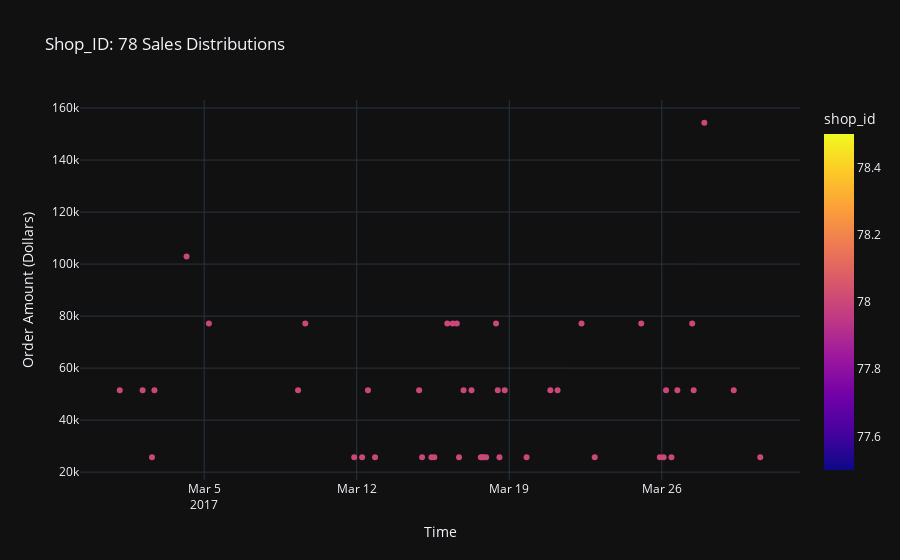

The notebook cell this image was saved under:
### Code cell
# shop id 78
df_shop_78 = data[data['shop_id'] == 78]
fig = px.scatter(df_shop_78, x="created_at",
                 y="order_amount",
                 color="shop_id",log_x=False,
                 size_max=50, template="plotly_dark",
                 hover_data=["payment_method", "total_items"],
                 labels={
                     "created_at": "Time",
                     "order_amount": "Order Amount (Dollars)",
                 },
                 title="Shop_ID: 78 Sales Distributions" )
fig.show()

### Figure 1 — Plotly figure (JSON) as saved in the notebook; plotly's stock layout.template omitted (floating-point values rounded to 4 significant figures)
{"data": [{"customdata": [["credit_card", 1], ["debit", 2], ["cash", 2], ["cash", 2], ["cash", 2], ["debit", 6], ["debit", 1], ["debit", 1], ["credit_card", 1], ["credit_card", 3], ["cash", 1], ["cash", 1], ["credit_card", 1], ["cash", 2], ["credit_card", 1], ["cash", 2], ["debit", 4], ["cash", 2], ["debit", 2], ["cash", 1], ["debit", 3], ["debit", 3], ["cash", 1], ["debit", 2], ["cash", 2], ["debit", 3], ["debit", 1], ["cash", 1], ["credit_card", 2], ["credit_card", 1], ["cash", 2], ["debit", 3], ["debit", 1], ["credit_card", 2], ["credit_card", 3], ["cash", 1], ["cash", 1], ["cash", 2], ["credit_card", 3], ["debit", 2], ["debit", 2], ["debit", 3], ["debit", 1], ["cash", 1], ["debit", 3], ["cash", 1]], "hovertemplate": "Time=%{x}<br>Order Amount (Dollars)=%{y}<br>payment_method=%{customdata[0]}<br>total_items=%{customdata[1]}<br>shop_id=%{marker.color}<extra></extra>", "legendgroup": "", "marker": {"color": [78, 78, 78, 78, 78, 78, 78, 78, 78, 78, 78, 78, 78, 78, 78, 78, 78, 78, 78, 78, 78, 78, 78, 78, 78, 78, 78, 78, 78, 78, 78, 78, 78, 78, 78, 78, 78, 78, 78, 78, 78, 78, 78, 78, 78, 78], "coloraxis": "coloraxis", "symbol": "circle"}, "mode": "markers", "name": "", "orientation": "v", "showlegend": false, "x": ["2017-03-12 5:56:57", "2017-03-26 17:08:19", "2017-03-16 21:39:35", "2017-03-09 7:23:14", "2017-03-18 11:18:42", "2017-03-27 22:51:43", "2017-03-15 10:16:45", "2017-03-16 16:38:26", "2017-03-17 22:32:21", "2017-03-27 9:27:20", "2017-03-17 16:38:06", "2017-03-30 12:23:43", "2017-03-17 18:09:54", "2017-03-29 7:12:01", "2017-03-14 23:58:22", "2017-03-27 11:04:04", "2017-03-04 4:37:34", "2017-03-26 4:38:52", "2017-03-18 18:57:13", "2017-03-17 19:36:00", "2017-03-25 1:19:35", "2017-03-22 7:33:25", "2017-03-26 10:36:43", "2017-03-17 6:25:51", "2017-03-02 17:13:25", "2017-03-16 3:45:46", "2017-03-12 20:10:58", "2017-03-26 1:59:27", "2017-03-21 5:10:34", "2017-03-18 13:13:07", "2017-03-12 12:23:08", "2017-03-16 9:45:05", "2017-03-19 19:02:54", "2017-03-14 20:43:15", "2017-03-16 14:13:26", "2017-03-11 21:14:50", "2017-03-02 14:31:12", "2017-03-20 21:14:00", "2017-03-18 9:25:32", "2017-03-01 3:02:10", "2017-03-02 4:13:39", "2017-03-09 15:21:35", "2017-03-22 22:06:01", "2017-03-25 21:48:44", "2017-03-05 5:10:44", "2017-03-15 13:26:46"], "xaxis": "x", "y": [25725, 51450, 51450, 51450, 51450, 154350, 25725, 25725, 25725, 77175, 25725, 25725, 25725, 51450, 25725, 51450, 102900, 51450, 51450, 25725, 77175, 77175, 25725, 51450, 51450, 77175, 25725, 25725, 51450, 25725, 51450, 77175, 25725, 51450, 77175, 25725, 25725, 51450, 77175, 51450, 51450, 77175, 25725, 25725, 77175, 25725], "yaxis": "y", "type": "scatter"}], "layout": {"xaxis": {"anchor": "y", "domain": [0.0, 1.0], "title": {"text": "Time"}}, "yaxis": {"anchor": "x", "domain": [0.0, 1.0], "title": {"text": "Order Amount (Dollars)"}}, "coloraxis": {"colorbar": {"title": {"text": "shop_id"}}, "colorscale": [[0.0, "#0d0887"], [0.1111, "#46039f"], [0.2222, "#7201a8"], [0.3333, "#9c179e"], [0.4444, "#bd3786"], [0.5556, "#d8576b"], [0.6667, "#ed7953"], [0.7778, "#fb9f3a"], [0.8889, "#fdca26"], [1.0, "#f0f921"]]}, "legend": {"tracegroupgap": 0}, "title": {"text": "Shop_ID: 78 Sales Distributions"}}}
